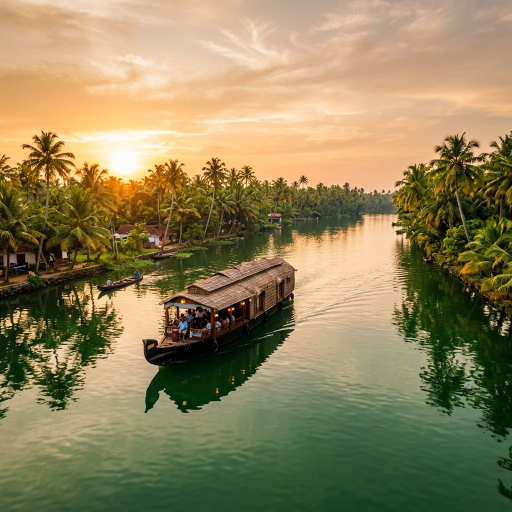
#> input picture images/kerala-backwaters.png, 1024 x 1024 px (shown at 1/2 size)
$ python image_pipeline.py
#> lines starting #> are read from the running program, lines starting #| are printed output that depends on the picture
#> in main, raw is the input picture: PIL image 1024x1024 RGB; mean R, G, B 143.4, 129.8, 90.8
#> in clean, `fresh = Image.new("RGB", img.size)`: fresh: PIL image 1024x1024 RGB; every value is 0
"""SHEMA image pipeline.

Resizes real repo photos to 480 / 960 / 1600 px (never upscaling), exports AVIF + WebP
(+ JPEG fallback), strips all metadata (EXIF incl. GPS, ICC, XMP), and writes
images/site/manifest.json with the exact width/height of every file so the HTML
can carry width/height attributes (no layout shift).

Usage (repo root):  python tools/image_pipeline.py
"""
import hashlib
import json
from pathlib import Path

from PIL import Image, ImageOps

ROOT = Path(__file__).resolve().parents[1]
OUT = ROOT / "images" / "site"
WIDTHS = (480, 960, 1600)

# name, source, crop aspect (w/h) or None, vertical focus 0..1 for crops, formats
JOBS = [
    ("hero-backwaters", "images/kerala-backwaters.png", 16 / 10, 0.55, ("webp", "avif")),
    ("event-mayor", "images/event-mayor.jpg", 4 / 3, 0.45, ("avif", "webp", "jpg")),
    ("event-lamp", "images/event-lamp.jpg", 4 / 3, 0.5, ("avif", "webp", "jpg")),
    ("event-mayor-wide", "images/event-mayor.jpg", None, 0.5, ("avif", "webp", "jpg")),
    ("event-lamp-wide", "images/event-lamp.jpg", None, 0.5, ("avif", "webp", "jpg")),
    ("committee-antony", "images/committee-antony.jpg", 4 / 5, 0.22, ("avif", "webp", "jpg")),
    ("committee-anu", "images/committee-anu.png", 4 / 5, 0.25, ("avif", "webp", "jpg")),
    ("committee-arun", "images/committee-arun.png", 4 / 5, 0.25, ("avif", "webp", "jpg")),
    ("kerala-intro-poster", "images/0601-cover.jpg", 16 / 9, 0.5, ("avif", "webp", "jpg")),
    # Blender render (tools/blender/build_lamp.py), flattened onto ink-900
    ("lamp-lit", "tools/blender/out/lamp-lit.png", None, 0.5, ("avif", "webp", "jpg")),
]
INK_900 = (42, 29, 20)
COMMITTEE_WIDTHS = (240, 480)  # displayed at max 220 CSS px


def crop_to(img, aspect, focus):
#> called with aspect = 1.6, focus = 0.55
    w, h = img.size
#> w = 1024; h = 1024
    if aspect is None:
        return img
    if w / h > aspect:  # too wide: crop sides, centred
        nw = round(h * aspect)
        left = (w - nw) // 2
        return img.crop((left, 0, left + nw, h))
    nh = round(w / aspect)
#> nh = 640
    top = round((h - nh) * focus)
#> top = 211
    return img.crop((0, top, w, top + nh))
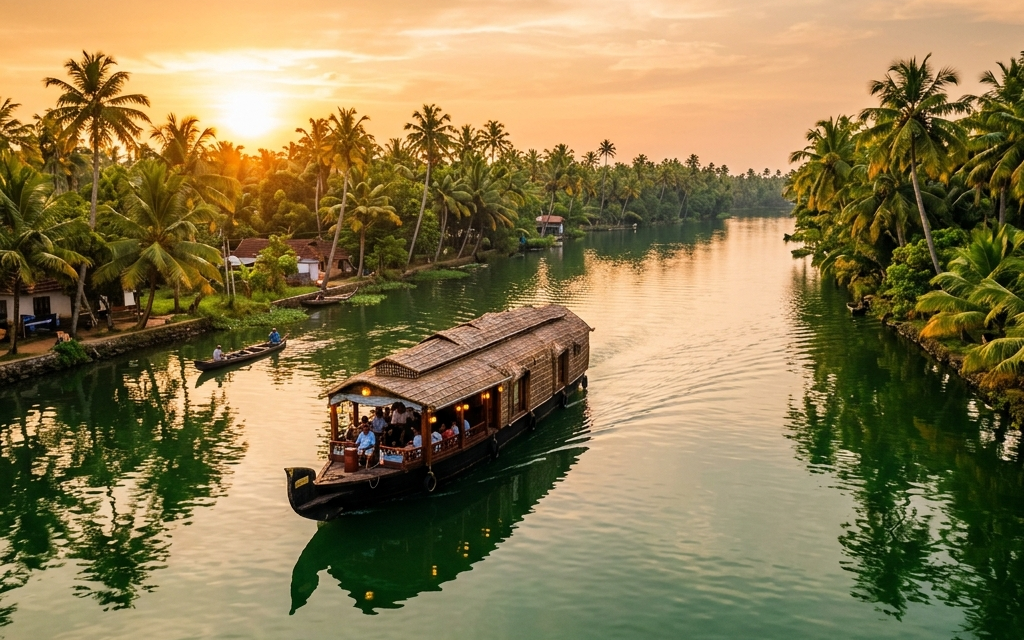
#> returned value: PIL image 1024x640 RGB; mean R, G, B 137.5, 121, 78.8


def clean(img):
    """Return a fresh RGB image with no metadata attached."""
    img = ImageOps.exif_transpose(img)
    if img.mode in ("RGBA", "LA", "P"):
        img = img.convert("RGBA")
        bg = Image.new("RGBA", img.size, INK_900 + (255,))
        bg.alpha_composite(img)
        img = bg
    img = img.convert("RGB")
    fresh = Image.new("RGB", img.size)
    fresh.paste(img)
    return fresh


def save(img, path, fmt):
    kw = {"webp": dict(quality=78, method=6), "avif": dict(quality=55, speed=4),
          "jpg": dict(quality=80, optimize=True, progressive=True)}[fmt]
    img.save(path, "JPEG" if fmt == "jpg" else fmt.upper(), **kw)


def main():
    OUT.mkdir(parents=True, exist_ok=True)
    manifest = {}
    for name, src, aspect, focus, fmts in JOBS:
        with Image.open(ROOT / src) as raw:
            base = crop_to(clean(raw), aspect, focus)
        widths = COMMITTEE_WIDTHS if name.startswith("committee-") else WIDTHS
        sizes = sorted({min(w, base.width) for w in widths})
#> sizes = [480, 960, 1024]
        entry = {"source": src, "aspect": aspect, "files": []}
        for w in sizes:
            h = round(base.height * w / base.width)
#> h = 300
            resized = base.resize((w, h), Image.LANCZOS)
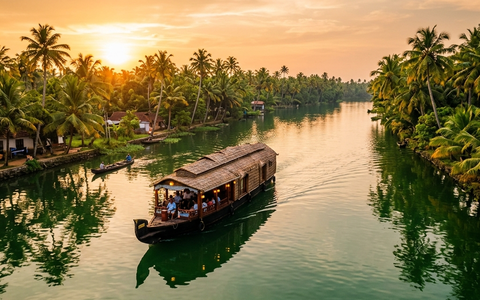
#> resized: PIL image 480x300 RGB; mean R, G, B 137.5, 121, 78.8
            for fmt in fmts:
                path = OUT / f"{name}-{w}.{fmt}"
                save(resized, path, fmt)
                with Image.open(path) as check:
                    assert not check.getexif(), path
                    assert not ({"exif", "icc_profile", "xmp"} & check.info.keys()), path
                    real = check.size
#> real = (480, 300)
                entry["files"].append({"path": path.relative_to(ROOT).as_posix(), "format": fmt,
                                       "width": real[0], "height": real[1],
#> (the run stopped early here; a loop or call above may not have finished)

$ run again, with images/ayurveda.png copied over images/kerala-backwaters.png
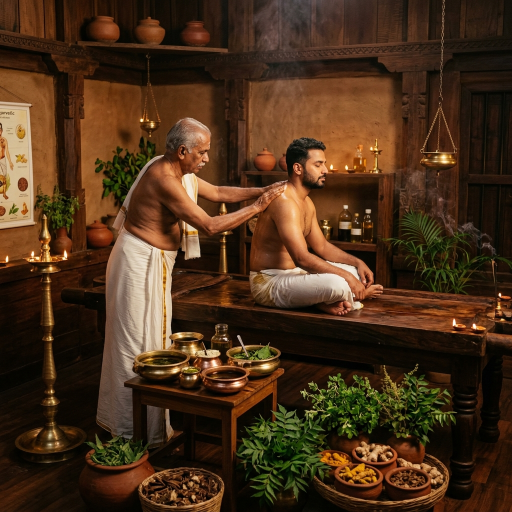
#> input picture images/ayurveda.png, 1024 x 1024 px (shown at 1/2 size)
#> in main, raw is the input picture: PIL image 1024x1024 RGB; mean R, G, B 73.5, 48, 26.2
#> fresh: PIL image 1024x1024 RGB; every value is 0
#> in crop_to, `w, h = img.size`: w = 1024
#> nh = 640
#> top = 211
#> in crop_to, `return img.crop((0, top, w, top + nh))`:
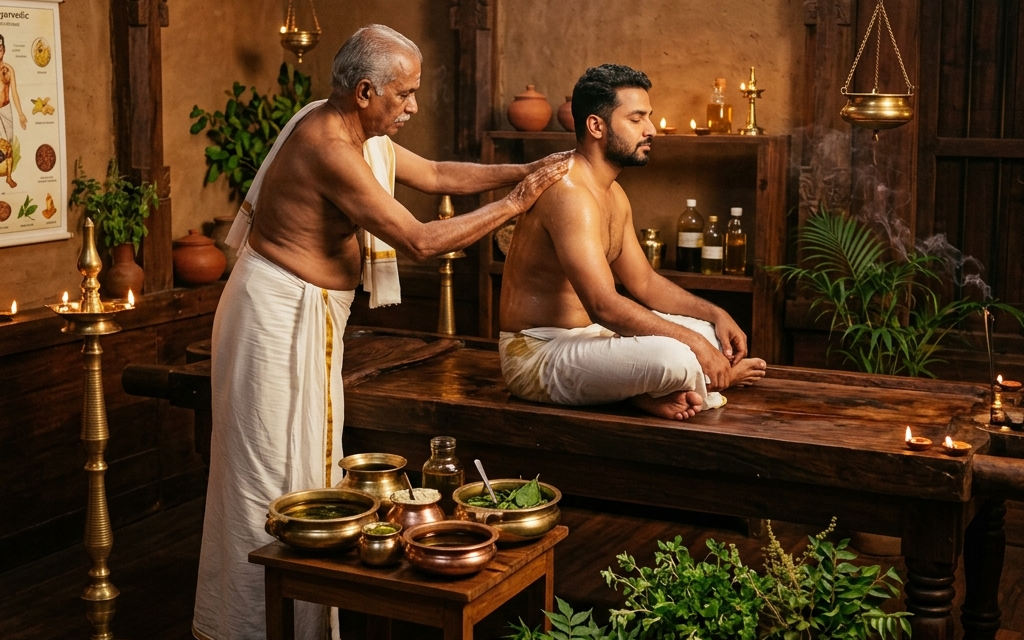
#> returned value: PIL image 1024x640 RGB; mean R, G, B 83.7, 55.5, 31.4
#> in main, `with Image.open(path) as check:`:
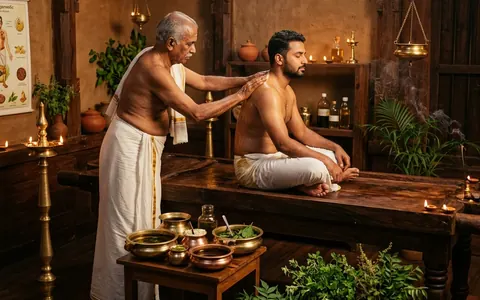
#> check: PIL image 480x300 RGB; mean R, G, B 83.8, 55.6, 31.9

$ run again, with images/boat-race.png copied over images/kerala-backwaters.png
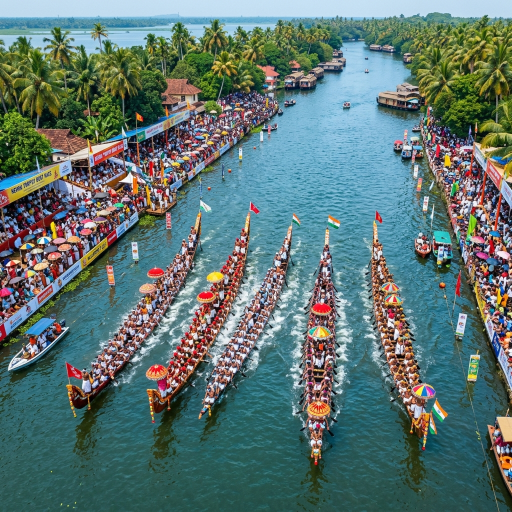
#> input picture images/boat-race.png, 1024 x 1024 px (shown at 1/2 size)
#> in main, raw is the input picture: PIL image 1024x1024 RGB; mean R, G, B 93.2, 116.5, 113.5
#> fresh: PIL image 1024x1024 RGB; every value is 0
#> in crop_to, `w, h = img.size`: w = 1024
#> nh = 640
#> top = 211
#> in crop_to, `return img.crop((0, top, w, top + nh))`:
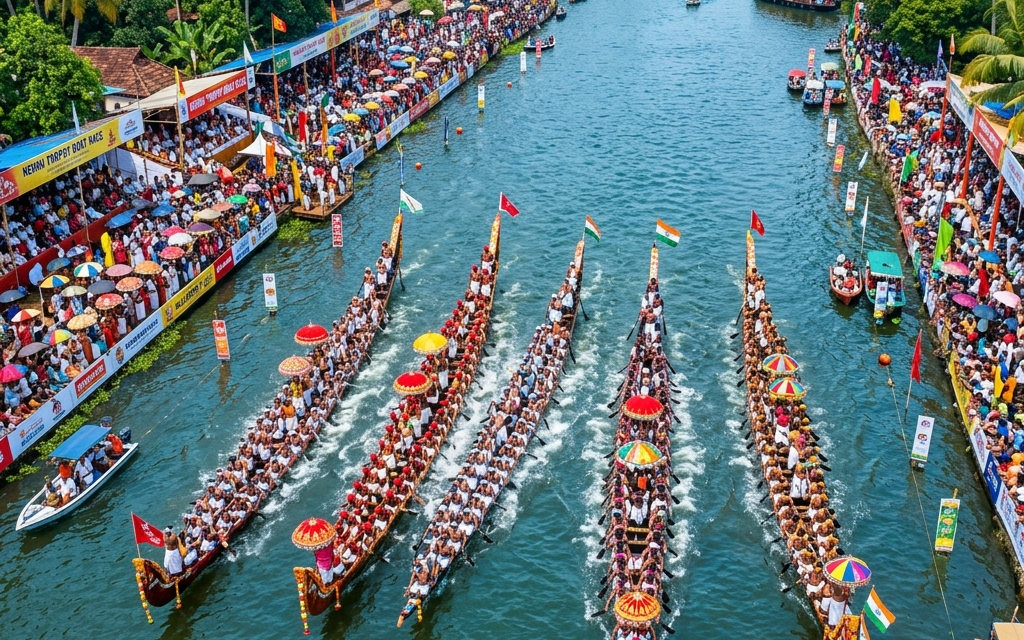
#> returned value: PIL image 1024x640 RGB; mean R, G, B 100, 117.6, 120
#> in main, `with Image.open(path) as check:`:
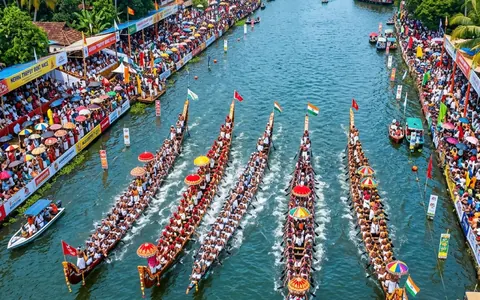
#> check: PIL image 480x300 RGB; mean R, G, B 100, 117.7, 120

$ run again, with images/chinese-fishing-nets.png copied over images/kerala-backwaters.png
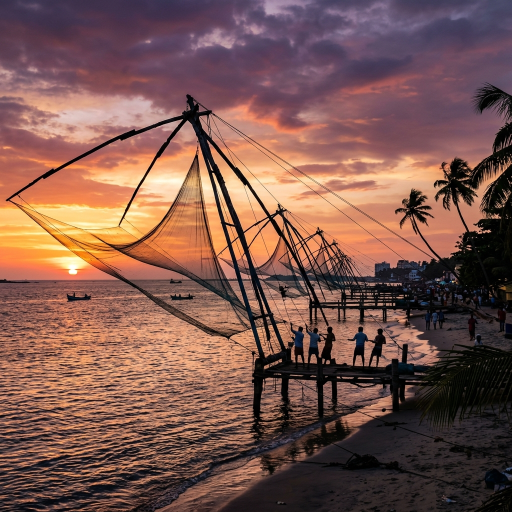
#> input picture images/chinese-fishing-nets.png, 1024 x 1024 px (shown at 1/2 size)
#> in main, raw is the input picture: PIL image 1024x1024 RGB; mean R, G, B 123.8, 86.9, 78.1
#> fresh: PIL image 1024x1024 RGB; every value is 0
#> in crop_to, `w, h = img.size`: w = 1024
#> nh = 640
#> top = 211
#> in crop_to, `return img.crop((0, top, w, top + nh))`:
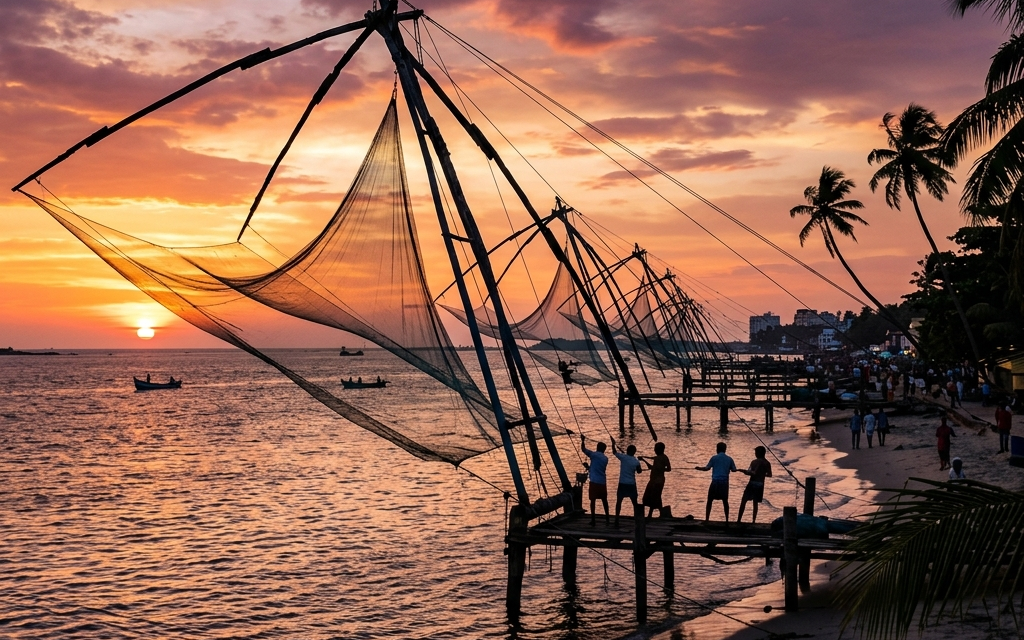
#> returned value: PIL image 1024x640 RGB; mean R, G, B 146.2, 101.1, 81.2
#> in main, `resized = base.resize((w, h), Image.LANCZOS)`:
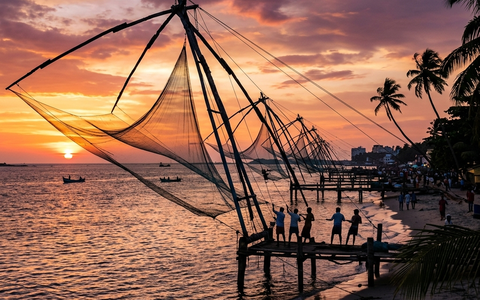
#> resized: PIL image 480x300 RGB; mean R, G, B 146.2, 101.1, 81.3
